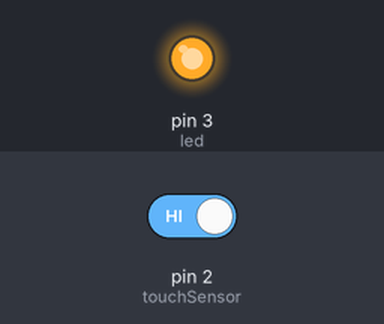
Simulated run of this sketch. Board: Arduino Uno, built with avr-gcc and run on an emulated ATmega328P. On the bench: output pins drawn as LEDs (lit = HIGH). The inputs (shaded band) are chosen by the test bench; at power-on: pin 2 (touchSensor) HIGH.

Above: at 1.2 s.
1.3 s: pin 2 (touchSensor) driven LOW
At 2.5 s:
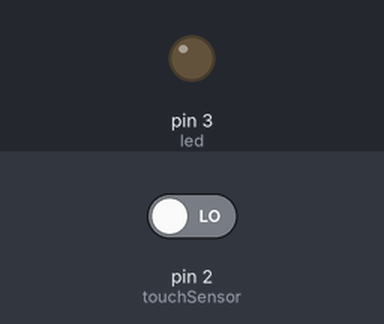
2.8 s: pin 2 (touchSensor) driven HIGH
At 3.7 s:
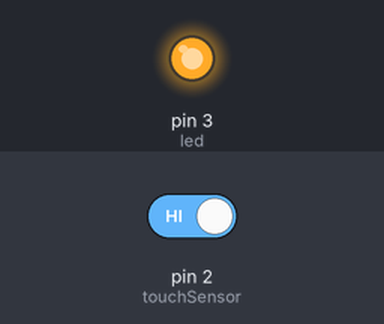
Timing chart, 0 to 5.8 s (numbered marks = the images above; inputs shaded):
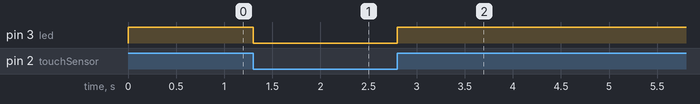

Measured:
- after the input at 1.3 s, pin 3 (led): HIGH → LOW at once
- after the input at 2.8 s, pin 3 (led): LOW → HIGH at once

The sketch:

test_touchSensor.ino
```cpp
int led = 3;
int touchSensor = 2;

void setup() {
  // put your setup code here, to run once:
  pinMode(led, OUTPUT);
  pinMode(touchSensor, INPUT);
}

void loop() {
  // put your main code here, to run repeatedly:
  if (digitalRead(touchSensor) == LOW) {
    digitalWrite(led, LOW);
  } else {
    digitalWrite(led, HIGH);
  }
  delay(100);
}
```
